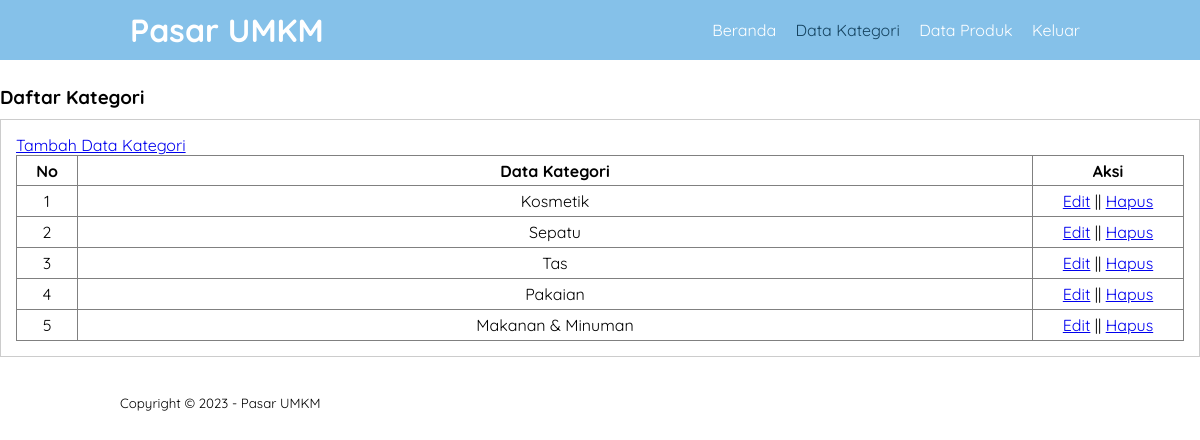
/category.php (signed in), run on the app's committed database.
### tables this page shows
CREATE TABLE `category` (
  `category_id` int(11) NOT NULL,
  `category_name` varchar(25) NOT NULL
);

### category.php (the view, shortened to what this page needs)
<?php
    include 'db.php';
?>
<!DOCTYPE html>
<html>
<head>
    <link rel="stylesheet" type="text/css" href="css/style.css">
</head>
<body>
    <header>
        <div class="container">
            <h1>Pasar UMKM</h1>
            <ul>
                <li><a href="dashboard.php">Beranda</a></li>
                <li><a href="category.php" class="active">Data Kategori</a></li>
                <li><a href="product.php">Data Produk</a></li>
                <li><a href="logout.php">Keluar</a></li>
            </ul>
        </div>
    </header>
    <div class="section">
        <h3>Daftar Kategori</h3>
        <div class="box">
            <p><a href="add-category.php">Tambah Data Kategori</a></p>
            <table border="1" cellspacing="0" class="table">
                <thead>
                    <tr>
                        <th width="60px">No</th>
                        <th>Data Kategori</th>
                        <th width="150px">Aksi</th>
                    </tr>
                </thead>
                <tbody>
                    <?php
                        $no = 1;
                        $category = mysqli_query($conn, "SELECT * FROM category ORDER BY category_id DESC");
                        if(mysqli_num_rows($category) > 0){
                        while($row = mysqli_fetch_array($category)){
                    ?>
                    <tr>
                        <td><?php echo $no++ ?></td>
                        <td><?php echo $row['category_name'] ?></td>
                        <td>
                            <a href="edit-category.php?id=<?php echo $row['category_id'] ?>">Edit</a> || <a href="
                            delete-category.php?idk=<?php echo $row['category_id'] ?>" onclick="return confirm('Kamu Yakin Ingin Menghapus Data Ini?')">Hapus</a>
                        </td>
                    </tr>
                    <?php }}else{ ?>
                        <tr>
                            <td colspan="3">Tidak Ada Data</td>
                        </tr>
                    <?php } ?>
                </tbody>
            </table>
        </div>
    </div>
    <footer>
        <div class="container">
            <small>Copyright &copy; 2023 - Pasar UMKM</small>
        </div>
    </footer>
</body>
</html>

### css/style.css (style rules this page uses)
* { padding:0; margin:0; font-family: 'Quicksand', sans-serif; }
body { background-color: f8f8f8; }
header { background-color: #85C1E9; color: #fff; }
header h1 { text-decoration: none; float: left; padding: 10px; }
header ul { float: right; }
header ul li { display: inline-block; }
header ul li a { padding: 20px 0 20px 15px; display: inline-block; text-decoration: none; color: #fff; }
.container { width: 80%; margin: 0 auto; }
.container:after { content: ''; display: block; clear: both; }
.active { color: #154360; }
.section { padding: 25px 0; }
.box { background-color: #fff; border: 1px solid #ccc; padding: 15px; box-sizing: border-box; margin: 10px 0; }
.box::after { content: ''; display: block; clear: both; }
.table { width: 100%; border-collapse: collapse; text-align: center; }
.table tr { height: 30px; text-align: center; }
.table tr td { padding: 5px 10px; text-align: center; }

### data on the page
category: category_name "Kosmetik"
category: category_name "Sepatu"
category: category_name "Tas"
category: category_name "Pakaian"
category: category_name "Makanan & Minuman"
